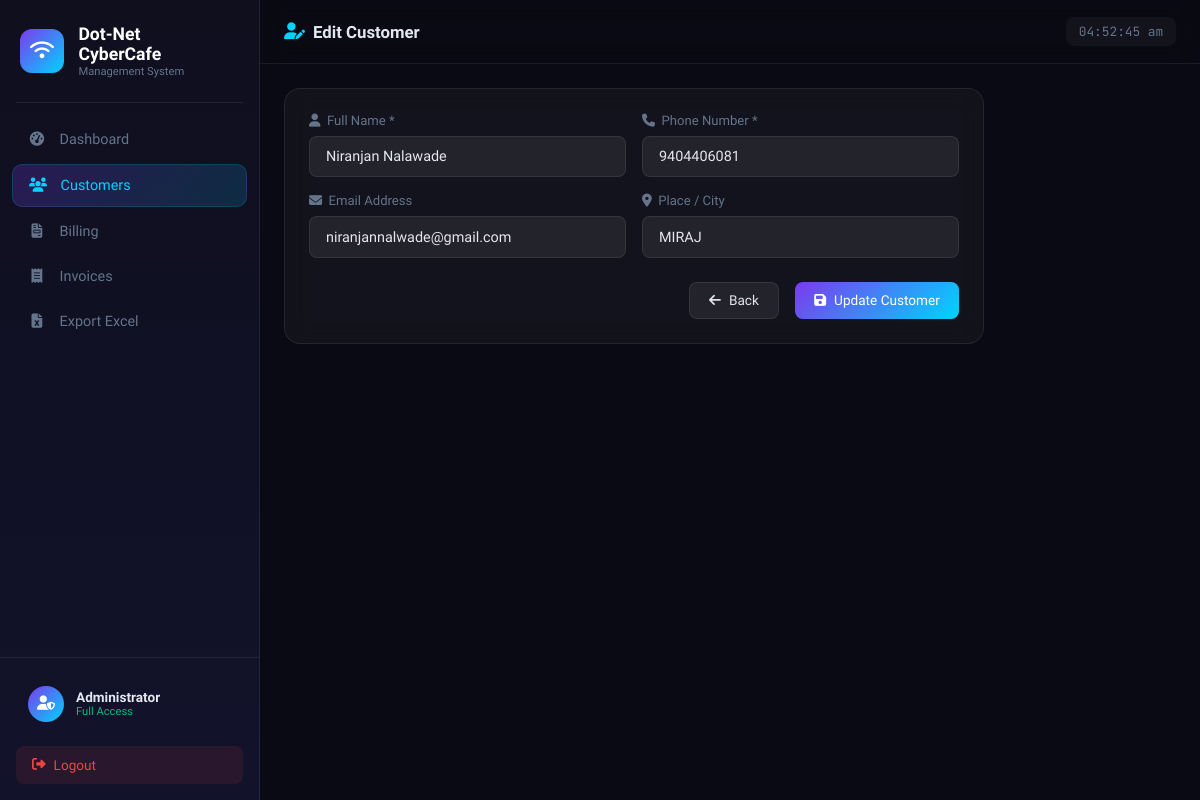
The page /customers/edit/2 (signed in) on the database its author committed.
### app.py (models this page shows)
class Customer(db.Model):
    id         = db.Column(db.Integer, primary_key=True)
    name       = db.Column(db.String(100), nullable=False)
    phone      = db.Column(db.String(20),  nullable=False)
    email      = db.Column(db.String(120))
    place      = db.Column(db.String(100))
    created_at = db.Column(db.DateTime, default=datetime.utcnow)
    documents  = db.relationship('Document', backref='customer', lazy=True, cascade='all, delete-orphan')
    activities = db.relationship('Activity', backref='customer', lazy=True, cascade='all, delete-orphan')
    bills      = db.relationship('Bill',     backref='customer', lazy=True, cascade='all, delete-orphan')

### app.py (the view, shortened to what this page needs)
@app.route('/customers/edit/<int:cid>', methods=['GET', 'POST'])
@login_required
def edit_customer(cid):
    c = Customer.query.get_or_404(cid)
    return render_template('customer_form.html', customer=c)

### app.py (called while the page is built)
def login_required(f):
    from functools import wraps
    @wraps(f)
    def decorated(*args, **kwargs):
        if not session.get('logged_in'):
            return redirect(url_for('login'))
        return f(*args, **kwargs)
    return decorated

### templates/customer_form.html (shortened to what this page needs)
{% extends "base.html" %}
{% block page_title %}<i class="fa-solid fa-user-{% if customer %}pen{% else %}plus{% endif %}"></i> {% if customer %}Edit{% else %}Add{% endif %} Customer{% endblock %}
{% block content %}
<div class="form-container">
  <div class="glass-card">
    <form method="POST">
      <div class="form-grid">
        <div class="form-group">
          <label><i class="fa-solid fa-user"></i> Full Name *</label>
          <input type="text" name="name" value="{{ customer.name if customer else '' }}" required placeholder="Customer full name">
        </div>
        <div class="form-group">
          <label><i class="fa-solid fa-phone"></i> Phone Number *</label>
          <input type="text" name="phone" value="{{ customer.phone if customer else '' }}" required placeholder="10-digit mobile number">
        </div>
        <div class="form-group">
          <label><i class="fa-solid fa-envelope"></i> Email Address</label>
          <input type="email" name="email" value="{{ customer.email if customer else '' }}" placeholder="Optional email">
        </div>
        <div class="form-group">
          <label><i class="fa-solid fa-location-dot"></i> Place / City</label>
          <input type="text" name="place" value="{{ customer.place if customer else '' }}" placeholder="City or area">
        </div>
      </div>
      <div class="form-actions">
        <a href="{{ url_for('customers') }}" class="btn btn-ghost"><i class="fa-solid fa-arrow-left"></i> Back</a>
        <button type="submit" class="btn btn-primary"><i class="fa-solid fa-save"></i> {% if customer %}Update{% else %}Save{% endif %} Customer</button>
      </div>
    </form>
  </div>
</div>
{% endblock %}

### static/css/style.css (style rules this page uses)
:root { --bg: #0a0a14; --surface: rgba(255,255,255,0.04); --surface2: rgba(255,255,255,0.07); --border: rgba(255,255,255,0.08); --accent: #00d4ff; --accent2: #7c3aed; --green: #10b981; --red: #ef4444; --amber: #f59e0b; --text: #e2e8f0; --muted: #64748b; --sidebar-w: 260px; --topbar-h: 64px; }
*, *::before, *::after { box-sizing: border-box; margin: 0; padding: 0; }
html { scroll-behavior: smooth; }
body { font-family: 'Sora', sans-serif; background: var(--bg); color: var(--text); min-height: 100vh; overflow-x: hidden; }
a { text-decoration: none; color: inherit; }
input, select, textarea, button { font-family: inherit; }
.page-title i { color: var(--accent); }
.glass-card { background: var(--surface); backdrop-filter: blur(12px); border: 1px solid var(--border); border-radius: 16px; padding: 1.5rem; transition: transform .2s, box-shadow .2s; }
.btn { display: inline-flex; align-items: center; gap: .5rem; padding: .6rem 1.2rem; border-radius: 8px; border: none; font-family: inherit; font-size: .85rem; font-weight: 500; cursor: pointer; transition: all .2s; text-decoration: none; }
.btn-primary { background: linear-gradient(135deg, var(--accent2), var(--accent)); color: #fff; }
.btn-ghost { background: var(--surface2); color: var(--text); border: 1px solid var(--border); }
.form-container { max-width: 700px; }
.form-grid { display: grid; grid-template-columns: 1fr 1fr; gap: 1rem; margin-bottom: 1.5rem; }
.form-group { display: flex; flex-direction: column; gap: .5rem; }
.form-group label { font-size: .82rem; color: var(--muted); font-weight: 500; display: flex; align-items: center; gap: .4rem; }
.form-group input, .form-group select, .form-group textarea { background: var(--surface2); border: 1px solid var(--border); border-radius: 8px; padding: .7rem 1rem; color: var(--text); font-size: .9rem; transition: border-color .2s, box-shadow .2s; }
.form-actions { display: flex; gap: 1rem; justify-content: flex-end; }

### rows shown on the page
Customer: name "Niranjan Nalawade", phone "9404406081", email "niranjannalwade@gmail.com", place "MIRAJ"
